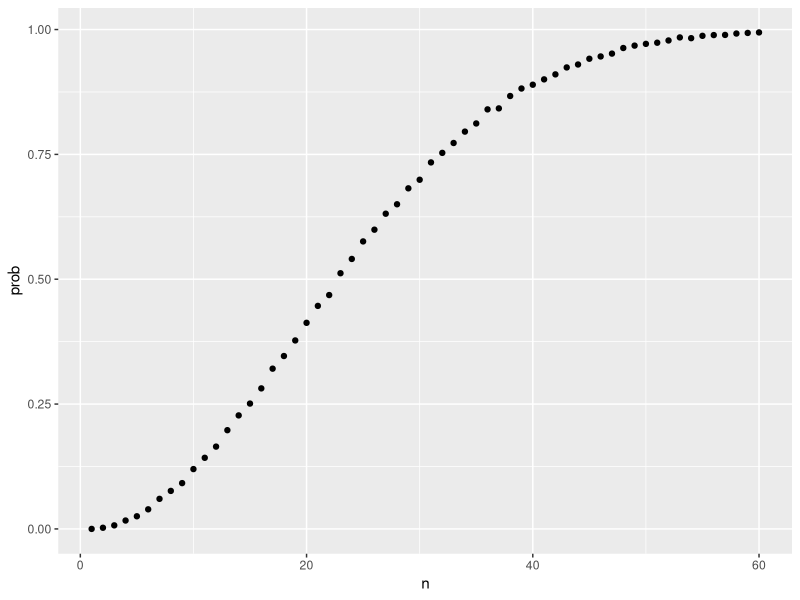
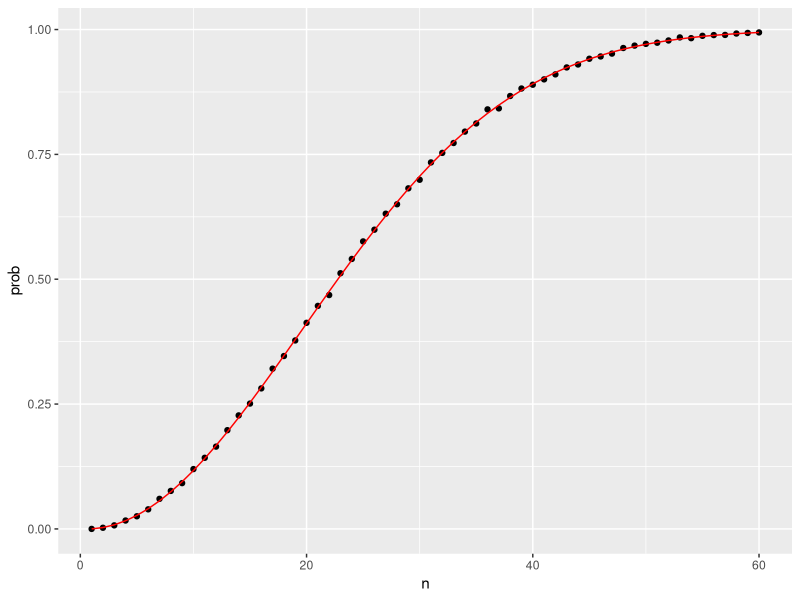

Write the R code that produced these figures, in order.
library(dplyr)
library(dslabs)
library(gtools) # we use combinations() and permutations() functions from this package
library(tidyverse)


# Monte Carlo Simulations
beads <- rep(c("red", "blue"), times = c(2,3))
beads
sample(beads, 1)

B <- 10000
events <- replicate(B, sample(beads,1))
tab <- table(events)
tab
prop.table(tab)

#Or 
events_s <- sample(beads, B, replace = TRUE)
tab_s <- table(events_s)
tab_s
prop.table(tab_s)

# Or
mean(events == "blue")
mean(events_s == "blue")

# Combinations and Permutations

number <- "Three"
suit <- "Hearts"
paste(number, suit)
# paste is used to create strings by joining smaller strings
# paste can also be used on vectors and it operates element wise

# The function expand.grid gives us all combinations of entries of two vectors
expand.grid(pants = c("blue", "black"), shirt = c("white", "grey", "plaid"))

# Create Deck of Cards
suits <- c("Diamonds", "Clubs", "Hearts", "Spades")
numbers <- c("Ace", "Deuce", "Three", "Four", "Five", "Six", "Seven", "Eight", "Nine", "Ten", "Jack", "Queen", "King")
deck <- expand.grid(number=numbers, suit=suits)
deck <- paste(deck$number, deck$suit)
deck

# Probability of a King in the first card
kings <- paste("King", suits)
mean(deck %in% kings)

# Permutations and Combinations from library(gtools) package
permutations(3,2)
combinations(3,2)

all_phone_numbers <- permutations(10, 7, v = 0:9)
n <- nrow(all_phone_numbers)
index <- sample(n, 5)
all_phone_numbers[index,]

# Deck of cards again
# To compute all possible ways we can choose two cards when the order matters, we type:
hands <- permutations(52, 2, v = deck) 
first_card <- hands[,1]
second_card <- hands[,2]
kings <- paste("King", suits)
sum(first_card %in% kings) # cases for which the first hand was a King
# To get the conditional probability, we compute what fraction of these have a King in the second card
# Pr(B∣A)=Pr(A and B)/Pr(A)
sum(first_card%in%kings & second_card%in%kings) / sum(first_card%in%kings)
# Or 
mean(first_card%in%kings & second_card%in%kings) / mean(first_card%in%kings)

# Probability of a natural 21 in blackjack: picking an Ace card and a Suit
aces <- paste("Ace", suits)
facecard <- c("King", "Queen", "Jack", "Ten")
facecard <- expand.grid(number = facecard, suit = suits)
facecard <- paste(facecard$number, facecard$suit)

hands <- combinations(52, 2, v = deck)
mean(hands[,1] %in% aces & hands[,2] %in% facecard)
# In the last line, we assume the Ace comes first. This is only because we know the way combination enumerates possibilities and it will list this case first. But to be safe, we could have written this and produced the same answer
mean((hands[,1] %in% aces & hands[,2] %in% facecard) | (hands[,2] %in% aces & hands[,1] %in% facecard))

# Monte Carlo example
hand <- sample(deck, 2)
hand 
# And then check if one card is an Ace and the other a face card or a 10. Going forward, we include 10 when we say face card. Now we need to check both possibilities:
(hand[1] %in% aces & hand[2] %in% facecard) | (hand[2] %in% aces & hand[1] %in% facecard)

blackjack <- function(){
  hand <- sample(deck, 2)
  (hand[1] %in% aces & hand[2] %in% facecard) | 
    (hand[2] %in% aces & hand[1] %in% facecard)
}

B <- 10000
results <- replicate(B, blackjack())
mean(results)

# Birthday Problem
n <- 50
bdays <- sample(1:365, n, replace = TRUE)
duplicated(c(1,2,3,1,4,3,5)) # duplicated() returns TRUE whenever an element of a vector is a duplicate
any(duplicated(bdays))

B <- 10000
same_birthday <- function(n){
  bdays <- sample(1:365, n, replace=TRUE)
  any(duplicated(bdays))
}
results <- replicate(B, same_birthday(50))
mean(results)

# Say we want to use this knowledge to bet with friends about two people having the same birthday in a group of people. When are the chances larger than 50%? Larger than 75%?
# Let’s create a look-up table. We can quickly create a function to compute this for any group size:
cat("\014")
compute_prob <- function(n, B=10000){
  results <- replicate(B, same_birthday(n))
  mean(results)
}
# Using the function sapply, we can perform element-wise operations on any function:
n <- seq(1,60)
prob <- sapply(n, compute_prob)
qplot(n, prob)

# Now let’s compute the exact probabilities rather than use Monte Carlo approximations
# To make the math simpler, instead of computing the probability of it happening, we will compute the probability of it not happening. For this, we use the multiplication rule

# Let’s start with the first person. The probability that person 1 has a unique birthday is 1
# The probability that person 2 has a unique birthday, given that person 1 already took one, is 364/365
# Then, given that the first two people have unique birthdays, person 3 is left with 363 days to choose from
# We continue this way and find the chances of all 50 people having a unique birthday is:
# 1×(364/365)×(363/365)…((365−n+1)/365)
# We can write a function that does this for any number:
exact_prob <- function(n){
  prob_unique <- seq(365,365-n+1)/365 
  1 - prod( prob_unique)
}
eprob <- sapply(n, exact_prob)
qplot(n, prob) + geom_line(aes(n, eprob), col = "red")
